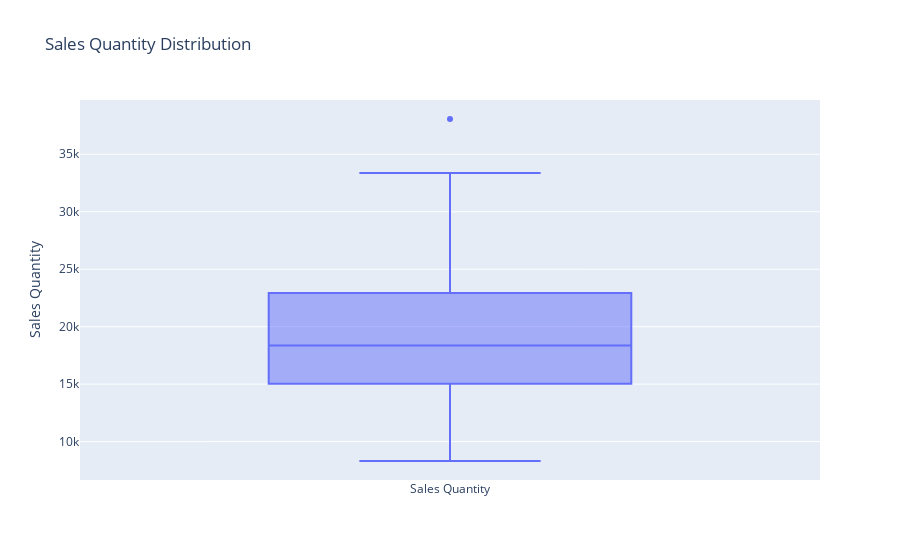

This figure's notebook cell:
### Code cell
fig = go.Figure(data=[go.Box(y=data['Sales_quantity'], name='Sales Quantity')])
fig.update_layout(title='Sales Quantity Distribution', yaxis_title='Sales Quantity')
fig.show()

### Figure 1 — Plotly figure (JSON) as saved in the notebook; plotly's stock layout.template omitted (floating-point values rounded to 4 significant figures)
{"data": [{"name": "Sales Quantity", "type": "box", "y": [12729, 11636, 15922, 15227, 8620, 13160, 17254, 8642, 16144, 18135, 10841, 22113, 15365, 13153, 18339, 13909, 8553, 15101, 15695, 8314, 17764, 18969, 13433, 27029, 16889, 15864, 22786, 17910, 10777, 18799, 17899, 9649, 20159, 19519, 15360, 30833, 19812, 18424, 29004, 22033, 14959, 23067, 18397, 12045, 23358, 22644, 19765, 33207, 24096, 21624, 33379, 22265, 16967, 24958, 21917, 14431, 23253, 26603, 21987, 38069, 27184, 23509, 32569, 26615, null, null, null, null, null, null, null, null, null, null, null, null, null, null, null, null, null, null, null, null, null, null, null, null, null, null, null, null, null, null, null, null]}], "layout": {"title": {"text": "Sales Quantity Distribution"}, "yaxis": {"title": {"text": "Sales Quantity"}}}}
